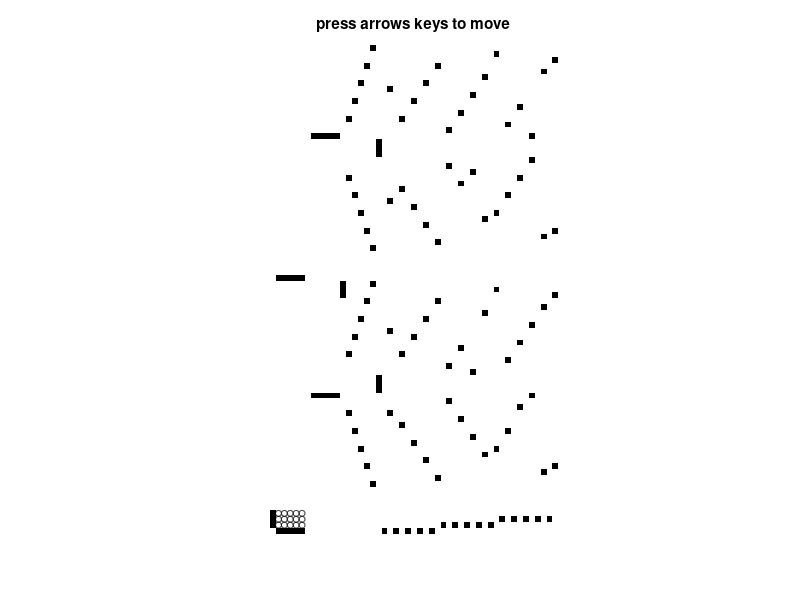

This figure's MATLAB source:
function chooseKpermutations
%  allow users to switch between different permutations.
% program that permutes any given ar*ac matrix A into the br*bc B.
% [ensure (ar*ac == br*bc)], where each element of A is assigned a
% destination in B.
%
% Note that this is both a permutation  (changing the order of pixels) and
% a reshaping of the matrix dimensions.  There are (n!) permutations and
% (n) reshapes possible.  You can reapply the permutation and (permutation
% power to get the identity.
%
% This code also shows the history of each block by drawing a trace behind
% them.
%
global G MAKE_MOVIE RobotPts
%close all; clc;
clear all
clc
format compact
MAKE_MOVIE = false;
G.fig = figure(1);
G.numCommands = 0;
G.totalMoves = 0;
if MAKE_MOVIE
    set(G.fig ,'Name','Massive Control','color',[1,1,1]); %#ok<UNRCH>
else
    set(G.fig ,'KeyPressFcn',@keyhandler,'Name','Massive Control');
end

%create obstacle map and draw it
%G.obstacle_pos = flipud(NOTGate());


A =[1,0,1;  %'A'
    0,1,0;
    0,0,0;
    0,1,0;
    0,1,0]';



G.perm(:,:,1) =   [0,0,1; %'B'
    0,1,0;
    0,0,1;
    0,1,0;
    0,0,1]';
G.perm(:,:,2) =[ ...
    0,0,0; %'C'
    0,1,0;
    0,1,1;
    0,1,1;
    0,0,0]';
G.perm(:,:,3) =[0,0,1; %'D'
    0,1,0;
    0,1,0;
    0,1,0;
    0,0,1]';
G.perm(:,:,4) =[0,0,0; %'E'
    0,1,1;
    0,0,1;
    0,1,1;
    0,0,0]';

[G.Ai, G.P1, G.Ac, G.Bc] = assignCorrespondencies(A,G.perm(:,:,1));
[G.Ai, G.P2, G.Ac, G.Bc] = assignCorrespondencies(A,G.perm(:,:,2));
[G.Ai, G.P3, G.Ac, G.Bc] = assignCorrespondencies(A,G.perm(:,:,3));
[G.Ai, G.P4, G.Ac, G.Bc] = assignCorrespondencies(A,G.perm(:,:,4));
G.EMPTY = 0;
G.OBST = 1;
%assignCorrespondencies(A,B);
setupCourse();

G.maxX = size(G.obstacle_pos,2);
G.maxY = size(G.obstacle_pos,1);

numRobots = numel(G.Ac);
clf

G.colormap = [  1,1,1; %Empty = white
    0,0,0; %obstacle
    %0.5,0.5,0.5;
    %1,0,0;
    ];

colormap(G.colormap);
G.axis=imagesc(G.obstacle_pos);
set(gca,'box','off','xTick',[],'ytick',[],'ydir','normal','Visible','off');
%set(G.axis,'edgealpha',.08)
axis equal
axis tight
G.title = title('press arrows keys to move');


%end
G.hRobotsPast8 = zeros(1, numRobots);
G.hRobotsPast7 = zeros(1, numRobots);
G.hRobotsPast6 = zeros(1, numRobots);
G.hRobotsPast5 = zeros(1, numRobots);
G.hRobotsPast4 = zeros(1, numRobots);
G.hRobotsPast3 = zeros(1, numRobots);
G.hRobotsPast2 = zeros(1, numRobots);
G.hRobotsPast = zeros(1, numRobots);
G.hRobots = zeros(1, numRobots);

colors = hsv(numel(unique(RobotPts(:,4)))+1);

for hi = 1: numRobots
    G.hRobotsPast8(RobotPts(hi,3)) =  createRobotPath( RobotPts(hi,:), 0.10);
    G.hRobotsPast7(RobotPts(hi,3)) =  createRobotPath( RobotPts(hi,:), 0.15);
    G.hRobotsPast6(RobotPts(hi,3)) =  createRobotPath( RobotPts(hi,:), 0.25);
    G.hRobotsPast5(RobotPts(hi,3)) =  createRobotPath( RobotPts(hi,:), 0.35);
    G.hRobotsPast4(RobotPts(hi,3)) =  createRobotPath( RobotPts(hi,:), 0.45);
    G.hRobotsPast3(RobotPts(hi,3)) =  createRobotPath( RobotPts(hi,:), 0.55);
    G.hRobotsPast2(RobotPts(hi,3)) =  createRobotPath( RobotPts(hi,:), 0.65);
    G.hRobotsPast(RobotPts(hi,3)) =  createRobotPath( RobotPts(hi,:), 0.75);
    G.hRobots(RobotPts(hi,3)) =  rectangle('Position',[RobotPts(hi,1)-1/2,RobotPts(hi,2)-1/2,1,1],'Curvature',[1,1],'FaceColor',colors(RobotPts(hi,4),:));
    
end
    function handleRobotPath = createRobotPath( robotInfo, fractionColor)
        % creates a robot path variable
        handleRobotPath =  rectangle('Position',[robotInfo(1)-1/2,robotInfo(2)-1/2,1,1],'Curvature',[1,1],'FaceColor',[1,1,1]-([1,1,1]-colors(robotInfo(4),:))*fractionColor,'LineStyle','none');
    end

    function keyhandler(src,evnt) %#ok<INUSL>
        if strcmp(evnt.Key,'s')
            imwrite(flipud(get(G.axis,'CData')+1), G.colormap, '../../pictures/png/MatrixPermutePic.png');
        else
            moveto(evnt.Key)
        end
    end
    function updatePastPath( hOldPath, hOlderPath)
        for ni = 1:size(RobotPts,1)
            set(hOlderPath(ni),'Position', get(hOldPath(ni),'Position'), ...
                'Curvature', get(hOldPath(ni),'Curvature'));
            uistack(hOlderPath(RobotPts(ni,3)),'top');
        end
    end
    function moveto(key)
        updatePastPath(G.hRobotsPast7,G.hRobotsPast8);
        updatePastPath(G.hRobotsPast6,G.hRobotsPast7);
        updatePastPath(G.hRobotsPast5,G.hRobotsPast6);
        updatePastPath(G.hRobotsPast4,G.hRobotsPast5);
        updatePastPath(G.hRobotsPast3,G.hRobotsPast4);
        updatePastPath(G.hRobotsPast2,G.hRobotsPast3);
        updatePastPath(G.hRobotsPast,G.hRobotsPast2);
        % Maps keypresses to moving pixels
        step = [0,0];
        if strcmp(key,'leftarrow') || strcmp(key,'-x') %-x
            RobotPts = sortrows(RobotPts,1);
            step = -[1,0];
        elseif strcmp(key,'rightarrow')|| strcmp(key,'+x') %+x
            RobotPts = sortrows(RobotPts,-1);
            step = [1,0];
        elseif strcmp(key,'uparrow')|| strcmp(key,'+y') %+y
            RobotPts = sortrows(RobotPts,-2);
            step = [0,1];
        elseif strcmp(key,'downarrow')|| strcmp(key,'-y') %-y
            RobotPts = sortrows(RobotPts,2);
            step = -[0,1];
        end
        % implement the move on every robot
        for ni = 1:size(RobotPts,1)
            stVal = RobotPts(ni,1:2);
            desVal = RobotPts(ni,1:2)+step;
            
            % move there if no robot in the way and space is free
            while  ~ismember(desVal,RobotPts(:,1:2),'rows')  ...
                    && desVal(1) >0 && desVal(1) <= G.maxX && desVal(2) >0 && desVal(2) <= G.maxY ...
                    && G.obstacle_pos( desVal(2),desVal(1) )==0
                
                RobotPts(ni,1:2) = desVal;
                desVal = RobotPts(ni,1:2)+step;
            end
            if ~isequal( stVal, RobotPts(ni,1:2) )
                x = min(stVal(1), RobotPts(ni,1));
                y = min(stVal(2), RobotPts(ni,2));
                xd = abs(stVal(1)- RobotPts(ni,1));
                yd = abs(stVal(2)- RobotPts(ni,2));
                set(G.hRobotsPast(RobotPts(ni,3)),'Position',[x-1/2,y-1/2,xd+1,yd+1],'Curvature',[1/(1+xd),1/(1+yd)]);
                uistack(G.hRobotsPast(RobotPts(ni,3)),'top');
                set(G.hRobots(RobotPts(ni,3)),'Position',[RobotPts(ni,1)-1/2,RobotPts(ni,2)-1/2,1,1]);
            else
                set(G.hRobotsPast(RobotPts(ni,3)),'Position',[RobotPts(ni,1)-1/2,RobotPts(ni,2)-1/2,1,1],'Curvature',[1,1]);
            end
            
        end
        for ni = 1:size(RobotPts,1)
            uistack(G.hRobots(RobotPts(ni,3)),'top');
        end
    end

    function setupCourse()
        perms = size(G.perm,3);
        lvls = ceil(log(perms)/log(2));
        
        % set up switching section (to choose between k permutations
        [ar,ac] = size(G.Ac);
        [br,bc] = size(G.Bc);
        offsetY =  max(br+1, ar +1); %height of move 4 stoppers
        G.r = (perms)*(ar*ac+1)+ar+lvls*ar+1;%how tall?
        offsetX =  max(bc,ac);
        G.c= (lvls+1)*(ac+1)+2*ac*ar;  %how wide?
        % we want 16/9 = 1.7778
        %display([G.c,G.r])
        
        %robot_pos=G.EMPTY*ones(G.r,G.c); %initialize grid to be empty
        G.obstacle_pos=G.EMPTY*ones(G.r,G.c);
        %%%%%%%%%%%%%%%%%%%%%%%%%%%%%%%%%%%%%%%%%%%%%%%%%%%%%%
        %%% place the robots %%%%%%%%%%%%%%%%%%%%%%%%%%%%%%%%%
        
        %robot_pos(1+(1:ar)+exHt,1+(1:ac)+exWd)=G.OBST+ G.A;
        [xind,yind] = meshgrid(1+(1:ar),1+(1:ac));
        RobotPts = [ reshape(yind,numel(G.Ac),1), reshape(xind,numel(G.Ac),1),(1:numel(G.Ac))',  reshape( (G.Ac'),numel(G.Ac),1)]; %(1:numel(G.A))'
        
        %place the obstacles%%%%%%%%%%%%%%%%%%%%%%%%%%%%%%%%%%
        G.obstacle_pos(1+(1:br),1) =G.OBST; %move 4 (vertical line) %needs br blocks, move offsetX+(bc-1)*(2*br)+br
        G.obstacle_pos(1,1+(1:bc)) =G.OBST; %move 5 (horizontal line)  %(not a move, but looks nice) needs bc blocs,
        %TODO for each level:
        % horizontal stopper(s)
        for l = 1:lvls
            for obs = 1:2^(l-1)
                %display([l,obs,(-1)^(obs+l)])
                vertpos = ar+1 + ((2*obs-1)*perms*(ac*ar+ac))/2^(l);
                if (2*obs-1) /2^(l) > 1/2
                    vertpos = vertpos+ar+1;
                end
                horzpos = 1+(ac+1)*(l+1);
                G.obstacle_pos(vertpos ,horzpos-2*(ac+1)+(1:bc)) = G.OBST; %move 5 (horizontal line)  %(not a move, but looks nice) needs bc blocs,
                flipped = (-1)^(obs+1);
                if l == 1
                    flipped = -1;
                end
                G.obstacle_pos(vertpos+flipped*(1:br),horzpos) =G.OBST; %move 4 (vertical line) %needs br blocks, move offsetX+(bc-1)*(2*br)+br
                if l == lvls
                    %up
                    for i = 1:ac
                        G.obstacle_pos( -flipped*ar*i+vertpos,horzpos+i-ac-1) =G.OBST;  %move 1 (horizontal stops) needs ar blocks, move (offsetY-ar) + ar*ac
                    end
                    % set up each permutation
                    if flipped == -1
                        setupObstacles(ar,ac,bc,lvls,offsetY+vertpos-(br+2),1, G.P1);
                        setupObstacles(ar,ac,bc,lvls,offsetY+vertpos-(ar+br+1), -1, G.P2);
                    else
                        setupObstacles(ar,ac,bc,lvls,offsetY+vertpos-1,1, G.P3);
                        setupObstacles(ar,ac,bc,lvls,offsetY+vertpos-(ar), -1, G.P4);
                    end
                    %down
                    for i = 1:ac
                        G.obstacle_pos( flipped*(ar*(i+1)+1)+vertpos,horzpos+i-ac-1) =G.OBST;  %move 1 (horizontal stops) needs ar blocks, move (offsetY-ar) + ar*ac
                    end
                    
                end
            end
        end
        % vertical stoppers(2)
        for Br = 1:br%move 3 (step stones), needs ar*ac blocks, move offsetY + ar*ac  -1
            for Bc = 1:bc      % vertical      , horiz
                G.obstacle_pos( Br, (lvls+1)*(ac+1)+  Bc*2 + (Br-1)*(2*bc)) = G.OBST;
            end
        end
    end

    function setupObstacles(ar,ac,bc,lvls,offsetY, invert, Bi)
        for n = 1:numel(G.Ai)  %move 2: stop at correct width  (this is the only section that changes), needs ar*ac blocks, move offsetX+(bc-1)*(2*br)+2*(bc)
            [Br,Bc] = find( Bi == n);
            %Bc is the desired column to end up in,
            %Br is the desired row to end in
            % vertical                  , horiz
            if invert == -1
                n2 = [13,14,15,10,11,12,7,8,9,4,5,6,1,2,3];
                G.obstacle_pos(offsetY+n2(n)-numel(G.Ai)-1,  1+(lvls+1)*(ac+1)+(Br-1)*(2*bc)+2*(Bc)) = G.OBST+1;
            else
            G.obstacle_pos(offsetY+n,  1+(lvls+1)*(ac+1)+(Br-1)*(2*bc)+2*(Bc)) = G.OBST;
            end
            %[Ac,Ar] = find( G.Ai == n); %identity
        end
    end


    function [Ai, Bi, Ac, Bc] = assignCorrespondencies(A,B)
        %Ai and Bi are indexed sets that specify the desired permutation
        %A and B are matrices with each cell labelled with a number 1..k
        %corresponding to the color.
        A=flipud(A);
       % B=flipud(B);
        %assign correspondences between A and B
        Ai = reshape(1:numel(A),size(A));
        Bi = zeros(size(B));
        Ac = zeros(size(A));
        Bc = zeros(size(B));
        uniqA = unique(A);

        for i = 1:numel(uniqA)  %with 3 colors, even the best switching array may take 6 iterations to reset.
            indB = (B==uniqA(i)); %i.e. find all the red B values
            indA = (A==uniqA(i)); %     find all the red A values

            Bi(indB) = Ai(indA);
            Ac(indA) = i;
            Bc(indB) = i;
        end
        
        
        if numel(uniqA) ==2  %then generate a two-step transformation.  This is always possible for 2 colors and two desired shapes
            Ai = reshape(1:numel(A),size(A));
            Bi = zeros(size(B));
            Ac = zeros(size(A));
            Bc = zeros(size(B));
            
            T = zeros(size(A));
            for i = 1:numel(A)
                if T(i) == 0
                    T(i) = 1;
                    if B(i) == A(i)
                        Bi(i) = Ai(i);
                        Ac(i) = find(uniqA == A(i));
                        Bc(i) = find(uniqA == A(i));
                    else
                        Bind = find(  B == A(i) & B ~= A & T == 0,1); %find first untouched item in B that mathces A
                        T(Bind) = 1;
                        
                        Bi(Bind) = Ai(i);
                        Ac(i)    = find(uniqA== A(i));
                        Bc(Bind) = find(uniqA== A(i));
                        
                        Bi(i)   = Ai(Bind);
                        Ac(Bind) = find(uniqA== A(Bind));
                        Bc(i)    = find(uniqA== A(Bind));
                    end
                end
            end
        end
    end

end